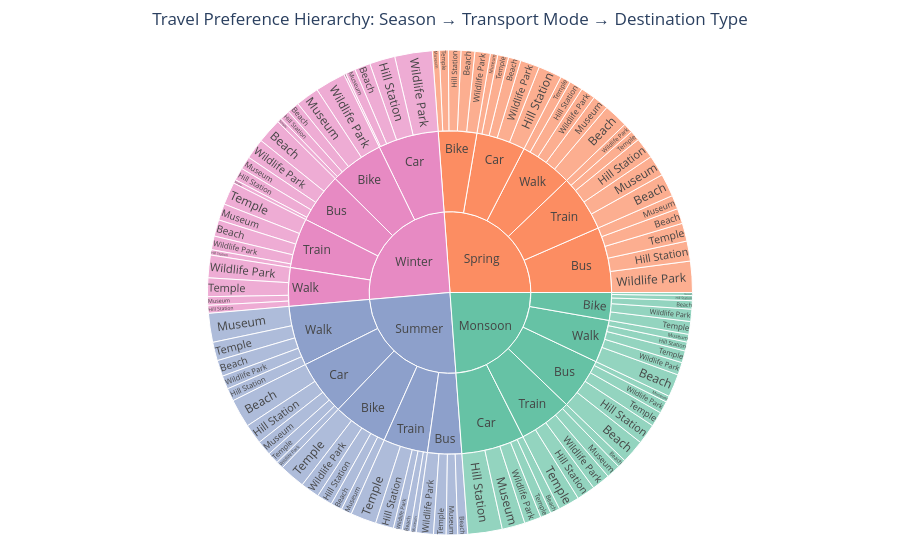

The code cell stored with this chart in its notebook:
### Markdown cell above
Radar Chart – Traveler Preference Comparison
This radar chart compares different transport modes across multiple travel factors such as budget, travel time constraints, popularity, traffic density, and satisfaction rating. Each axis represents a travel-related attribute, and each polygon represents a transport mode. By observing the shape and coverage of the polygons, we can evaluate the strengths and trade-offs of each transport option and identify which modes perform better across different travel preferences.

### Code cell
import pandas as pd
import plotly.express as px
sunburst_data = df.groupby(
    ["season", "transport_mode", "destination_type"]
)["popularity_score"].sum().reset_index()

season_order = ["Winter", "Spring", "Summer", "Monsoon", "Autumn"]

sunburst_data["season"] = pd.Categorical(
    sunburst_data["season"],
    categories=season_order,
    ordered=True
)

sunburst_data = sunburst_data.sort_values("season")

fig = px.sunburst(
    sunburst_data,
    path=["season", "transport_mode", "destination_type"],
    values="popularity_score",
    color="season",
    color_discrete_sequence=px.colors.qualitative.Set2,
    title="Travel Preference Hierarchy: Season → Transport Mode → Destination Type"
)

fig.update_layout(
    title_x=0.5,
    margin=dict(t=50, l=25, r=25, b=25),
    template="plotly_white"
)

fig.update_traces(
    hovertemplate="<b>%{label}</b><br>Popularity Score: %{value}<extra></extra>"
)

fig.show()

### Figure 1 — Plotly figure (JSON) as saved in the notebook; plotly's stock layout.template omitted (floating-point values rounded to 4 significant figures)
{"data": [{"branchvalues": "total", "customdata": [["Monsoon"], ["Monsoon"], ["Monsoon"], ["Monsoon"], ["Monsoon"], ["Monsoon"], ["Monsoon"], ["Monsoon"], ["Monsoon"], ["Monsoon"], ["Monsoon"], ["Monsoon"], ["Monsoon"], ["Monsoon"], ["Monsoon"], ["Monsoon"], ["Monsoon"], ["Monsoon"], ["Monsoon"], ["Monsoon"], ["Monsoon"], ["Monsoon"], ["Monsoon"], ["Monsoon"], ["Monsoon"], ["Monsoon"], ["Monsoon"], ["Monsoon"], ["Monsoon"], ["Monsoon"], ["Monsoon"], ["Spring"], ["Spring"], ["Spring"], ["Spring"], ["Spring"], ["Spring"], ["Spring"], ["Spring"], ["Spring"], ["Spring"], ["Spring"], ["Spring"], ["Spring"], ["Spring"], ["Spring"], ["Spring"], ["Spring"], ["Spring"], ["Spring"], ["Spring"], ["Spring"], ["Spring"], ["Spring"], ["Spring"], ["Spring"], ["Spring"], ["Spring"], ["Spring"], ["Spring"], ["Spring"], ["Spring"], ["Summer"], ["Summer"], ["Summer"], ["Summer"], ["Summer"], ["Summer"], ["Summer"], ["Summer"], ["Summer"], ["Summer"], ["Summer"], ["Summer"], ["Summer"], ["Summer"], ["Summer"], ["Summer"], ["Summer"], ["Summer"], ["Summer"], ["Summer"], ["Summer"], ["Summer"], ["Summer"], ["Summer"], ["Summer"], ["Summer"], ["Summer"], ["Summer"], ["Summer"], ["Summer"], ["Winter"], ["Winter"], ["Winter"], ["Winter"], ["Winter"], ["Winter"], ["Winter"], ["Winter"], ["Winter"], ["Winter"], ["Winter"], ["Winter"], ["Winter"], ["Winter"], ["Winter"], ["Winter"], ["Winter"], ["Winter"], ["Winter"], ["Winter"], ["Winter"], ["Winter"], ["Winter"], ["Winter"], ["Winter"], ["Winter"], ["Winter"], ["Winter"], ["Winter"], ["Winter"]], "domain": {"x": [0, 1], "y": [0, 1]}, "hovertemplate": "<b>%{label}</b><br>Popularity Score: %{value}<extra></extra>", "ids": ["Monsoon", "Monsoon/Train/Wildlife Park", "Monsoon/Train/Temple", "Monsoon/Train/Hill Station", "Monsoon/Train/Beach", "Monsoon/Car/Wildlife Park", "Monsoon/Car/Temple", "Monsoon/Train/Museum", "Monsoon/Walk/Beach", "Monsoon/Walk/Hill Station", "Monsoon/Walk/Museum", "Monsoon/Walk/Wildlife Park", "Monsoon/Car/Museum", "Monsoon/Bike/Beach", "Monsoon/Car/Hill Station", "Monsoon/Walk/Temple", "Monsoon/Car/Beach", "Monsoon/Bus/Wildlife Park", "Monsoon/Walk", "Monsoon/Train", "Monsoon/Bus/Beach", "Monsoon/Bike", "Monsoon/Bus", "Monsoon/Bus/Temple", "Monsoon/Car", "Monsoon/Bus/Hill Station", "Monsoon/Bike/Hill Station", "Monsoon/Bike/Wildlife Park", "Monsoon/Bike/Temple", "Monsoon/Bike/Museum", "Monsoon/Bus/Museum", "Spring/Bus/Hill Station", "Spring/Car/Hill Station", "Spring/Bike/Beach", "Spring/Bike/Hill Station", "Spring/Bike/Museum", "Spring/Bike/Temple", "Spring/Bike/Wildlife Park", "Spring/Bus/Beach", "Spring/Bus/Museum", "Spring/Car/Wildlife Park", "Spring/Bus/Wildlife Park", "Spring", "Spring/Bike", "Spring/Bus", "Spring/Train", "Spring/Walk", "Spring/Car", "Spring/Bus/Temple", "Spring/Walk/Wildlife Park", "Spring/Walk/Museum", "Spring/Walk/Hill Station", "Spring/Car/Temple", "Spring/Train/Wildlife Park", "Spring/Train/Temple", "Spring/Train/Museum", "Spring/Train/Hill Station", "Spring/Train/Beach", "Spring/Car/Museum", "Spring/Walk/Temple", "Spring/Walk/Beach", "Spring/Car/Beach", "Summer/Car/Hill Station", "Summer/Bike", "Summer/Car", "Summer/Walk", "Summer/Train", "Summer/Bike/Beach", "Summer/Bus", "Summer/Bike/Hill Station", "Summer/Car/Museum", "Summer/Bike/Temple", "Summer/Bike/Museum", "Summer/Car/Wildlife Park", "Summer/Train/Beach", "Summer/Train/Museum", "Summer/Walk/Wildlife Park", "Summer/Walk/Beach", "Summer/Walk/Hill Station", "Summer/Walk/Museum", "Summer/Walk/Temple", "Summer/Train/Hill Station", "Summer/Train/Wildlife Park", "Summer", "Summer/Train/Temple", "Summer/Car/Beach", "Summer/Bus/Wildlife Park", "Summer/Bus/Temple", "Summer/Bus/Museum", "Summer/Bus/Beach", "Summer/Car/Temple", "Summer/Bike/Wildlife Park", "Winter/Car/Beach", "Winter/Bus/Wildlife Park", "Winter/Bus/Temple", "Winter/Bus/Museum", "Winter/Bus/Hill Station", "Winter/Bike/Wildlife Park", "Winter/Bike/Beach", "Winter/Bike/Museum", "Winter/Bike/Hill Station", "Winter", "Winter/Walk/Temple", "Winter/Bus/Beach", "Winter/Bike/Temple", "Winter/Car/Museum", "Winter/Train/Museum", "Winter/Walk/Hill Station", "Winter/Train/Wildlife Park", "Winter/Train", "Winter/Car", "Winter/Bus", "Winter/Bike", "Winter/Walk", "Winter/Train/Temple", "Winter/Walk/Museum", "Winter/Train/Beach", "Winter/Car/Wildlife Park", "Winter/Car/Temple", "Winter/Train/Hill Station", "Winter/Car/Hill Station", "Winter/Walk/Wildlife Park"], "labels": ["Monsoon", "Wildlife Park", "Temple", "Hill Station", "Beach", "Wildlife Park", "Temple", "Museum", "Beach", "Hill Station", "Museum", "Wildlife Park", "Museum", "Beach", "Hill Station", "Temple", "Beach", "Wildlife Park", "Walk", "Train", "Beach", "Bike", "Bus", "Temple", "Car", "Hill Station", "Hill Station", "Wildlife Park", "Temple", "Museum", "Museum", "Hill Station", "Hill Station", "Beach", "Hill Station", "Museum", "Temple", "Wildlife Park", "Beach", "Museum", "Wildlife Park", "Wildlife Park", "Spring", "Bike", "Bus", "Train", "Walk", "Car", "Temple", "Wildlife Park", "Museum", "Hill Station", "Temple", "Wildlife Park", "Temple", "Museum", "Hill Station", "Beach", "Museum", "Temple", "Beach", "Beach", "Hill Station", "Bike", "Car", "Walk", "Train", "Beach", "Bus", "Hill Station", "Museum", "Temple", "Museum", "Wildlife Park", "Beach", "Museum", "Wildlife Park", "Beach", "Hill Station", "Museum", "Temple", "Hill Station", "Wildlife Park", "Summer", "Temple", "Beach", "Wildlife Park", "Temple", "Museum", "Beach", "Temple", "Wildlife Park", "Beach", "Wildlife Park", "Temple", "Museum", "Hill Station", "Wildlife Park", "Beach", "Museum", "Hill Station", "Winter", "Temple", "Beach", "Temple", "Museum", "Museum", "Hill Station", "Wildlife Park", "Train", "Car", "Bus", "Bike", "Walk", "Temple", "Museum", "Beach", "Wildlife Park", "Temple", "Hill Station", "Hill Station", "Wildlife Park"], "marker": {"colors": ["rgb(102,194,165)", "rgb(102,194,165)", "rgb(102,194,165)", "rgb(102,194,165)", "rgb(102,194,165)", "rgb(102,194,165)", "rgb(102,194,165)", "rgb(102,194,165)", "rgb(102,194,165)", "rgb(102,194,165)", "rgb(102,194,165)", "rgb(102,194,165)", "rgb(102,194,165)", "rgb(102,194,165)", "rgb(102,194,165)", "rgb(102,194,165)", "rgb(102,194,165)", "rgb(102,194,165)", "rgb(102,194,165)", "rgb(102,194,165)", "rgb(102,194,165)", "rgb(102,194,165)", "rgb(102,194,165)", "rgb(102,194,165)", "rgb(102,194,165)", "rgb(102,194,165)", "rgb(102,194,165)", "rgb(102,194,165)", "rgb(102,194,165)", "rgb(102,194,165)", "rgb(102,194,165)", "rgb(252,141,98)", "rgb(252,141,98)", "rgb(252,141,98)", "rgb(252,141,98)", "rgb(252,141,98)", "rgb(252,141,98)", "rgb(252,141,98)", "rgb(252,141,98)", "rgb(252,141,98)", "rgb(252,141,98)", "rgb(252,141,98)", "rgb(252,141,98)", "rgb(252,141,98)", "rgb(252,141,98)", "rgb(252,141,98)", "rgb(252,141,98)", "rgb(252,141,98)", "rgb(252,141,98)", "rgb(252,141,98)", "rgb(252,141,98)", "rgb(252,141,98)", "rgb(252,141,98)", "rgb(252,141,98)", "rgb(252,141,98)", "rgb(252,141,98)", "rgb(252,141,98)", "rgb(252,141,98)", "rgb(252,141,98)", "rgb(252,141,98)", "rgb(252,141,98)", "rgb(252,141,98)", "rgb(141,160,203)", "rgb(141,160,203)", "rgb(141,160,203)", "rgb(141,160,203)", "rgb(141,160,203)", "rgb(141,160,203)", "rgb(141,160,203)", "rgb(141,160,203)", "rgb(141,160,203)", "rgb(141,160,203)", "rgb(141,160,203)", "rgb(141,160,203)", "rgb(141,160,203)", "rgb(141,160,203)", "rgb(141,160,203)", "rgb(141,160,203)", "rgb(141,160,203)", "rgb(141,160,203)", "rgb(141,160,203)", "rgb(141,160,203)", "rgb(141,160,203)", "rgb(141,160,203)", "rgb(141,160,203)", "rgb(141,160,203)", "rgb(141,160,203)", "rgb(141,160,203)", "rgb(141,160,203)", "rgb(141,160,203)", "rgb(141,160,203)", "rgb(141,160,203)", "rgb(231,138,195)", "rgb(231,138,195)", "rgb(231,138,195)", "rgb(231,138,195)", "rgb(231,138,195)", "rgb(231,138,195)", "rgb(231,138,195)", "rgb(231,138,195)", "rgb(231,138,195)", "rgb(231,138,195)", "rgb(231,138,195)", "rgb(231,138,195)", "rgb(231,138,195)", "rgb(231,138,195)", "rgb(231,138,195)", "rgb(231,138,195)", "rgb(231,138,195)", "rgb(231,138,195)", "rgb(231,138,195)", "rgb(231,138,195)", "rgb(231,138,195)", "rgb(231,138,195)", "rgb(231,138,195)", "rgb(231,138,195)", "rgb(231,138,195)", "rgb(231,138,195)", "rgb(231,138,195)", "rgb(231,138,195)", "rgb(231,138,195)", "rgb(231,138,195)"]}, "name": "", "parents": ["", "Monsoon/Train", "Monsoon/Train", "Monsoon/Train", "Monsoon/Train", "Monsoon/Car", "Monsoon/Car", "Monsoon/Train", "Monsoon/Walk", "Monsoon/Walk", "Monsoon/Walk", "Monsoon/Walk", "Monsoon/Car", "Monsoon/Bike", "Monsoon/Car", "Monsoon/Walk", "Monsoon/Car", "Monsoon/Bus", "Monsoon", "Monsoon", "Monsoon/Bus", "Monsoon", "Monsoon", "Monsoon/Bus", "Monsoon", "Monsoon/Bus", "Monsoon/Bike", "Monsoon/Bike", "Monsoon/Bike", "Monsoon/Bike", "Monsoon/Bus", "Spring/Bus", "Spring/Car", "Spring/Bike", "Spring/Bike", "Spring/Bike", "Spring/Bike", "Spring/Bike", "Spring/Bus", "Spring/Bus", "Spring/Car", "Spring/Bus", "", "Spring", "Spring", "Spring", "Spring", "Spring", "Spring/Bus", "Spring/Walk", "Spring/Walk", "Spring/Walk", "Spring/Car", "Spring/Train", "Spring/Train", "Spring/Train", "Spring/Train", "Spring/Train", "Spring/Car", "Spring/Walk", "Spring/Walk", "Spring/Car", "Summer/Car", "Summer", "Summer", "Summer", "Summer", "Summer/Bike", "Summer", "Summer/Bike", "Summer/Car", "Summer/Bike", "Summer/Bike", "Summer/Car", "Summer/Train", "Summer/Train", "Summer/Walk", "Summer/Walk", "Summer/Walk", "Summer/Walk", "Summer/Walk", "Summer/Train", "Summer/Train", "", "Summer/Train", "Summer/Car", "Summer/Bus", "Summer/Bus", "Summer/Bus", "Summer/Bus", "Summer/Car", "Summer/Bike", "Winter/Car", "Winter/Bus", "Winter/Bus", "Winter/Bus", "Winter/Bus", "Winter/Bike", "Winter/Bike", "Winter/Bike", "Winter/Bike", "", "Winter/Walk", "Winter/Bus", "Winter/Bike", "Winter/Car", "Winter/Train", "Winter/Walk", "Winter/Train", "Winter", "Winter", "Winter", "Winter", "Winter", "Winter/Train", "Winter/Walk", "Winter/Train", "Winter/Car", "Winter/Car", "Winter/Train", "Winter/Car", "Winter/Walk"], "type": "sunburst", "values": [70.32, 3.58, 4.16, 3.62, 1.66, 3.29, 2.11, 2.78, 4.49, 1.76, 1.53, 2.49, 4.52, 1.65, 6.76, 2.34, 1.87, 2.38, 12.61, 15.8, 4.66, 8.16, 15.2, 2.93, 18.55, 4.0, 1.01, 2.41, 2.51, 0.58, 1.23, 3.93, 4.64, 2.7, 2.46, 1.33, 1.79, 3.03, 2.98, 2.73, 3.79, 6.12, 77.22, 11.31, 19.3, 16.66, 15.48, 14.47, 3.54, 2.89, 3.12, 2.65, 2.14, 1.92, 2.0, 4.12, 4.12, 4.5, 1.45, 2.02, 4.8, 2.45, 3.93, 16.15, 16.21, 17.67, 13.12, 2.24, 10.04, 3.05, 2.93, 5.08, 2.09, 1.46, 1.58, 1.18, 2.64, 3.17, 2.53, 5.68, 3.65, 3.58, 1.73, 73.19, 5.05, 5.61, 3.37, 2.46, 2.26, 1.95, 2.28, 3.69, 3.1, 4.04, 0.72, 2.55, 2.5, 5.99, 2.39, 4.61, 1.96, 74.39, 3.67, 4.89, 0.87, 1.95, 3.25, 1.56, 2.7, 14.69, 17.83, 14.7, 15.82, 11.35, 4.46, 1.67, 3.24, 7.38, 0.39, 1.04, 5.01, 4.45]}], "layout": {"legend": {"tracegroupgap": 0}, "margin": {"b": 25, "l": 25, "r": 25, "t": 50}, "sunburstcolorway": ["rgb(102,194,165)", "rgb(252,141,98)", "rgb(141,160,203)", "rgb(231,138,195)", "rgb(166,216,84)", "rgb(255,217,47)", "rgb(229,196,148)", "rgb(179,179,179)"], "title": {"text": "Travel Preference Hierarchy: Season → Transport Mode → Destination Type", "x": 0.5}}}
